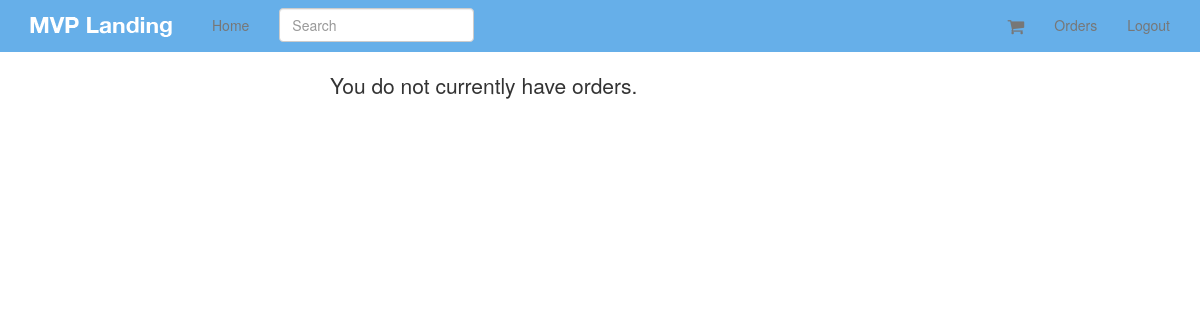
The page /orders/ (signed in) on the database as committed earlier.
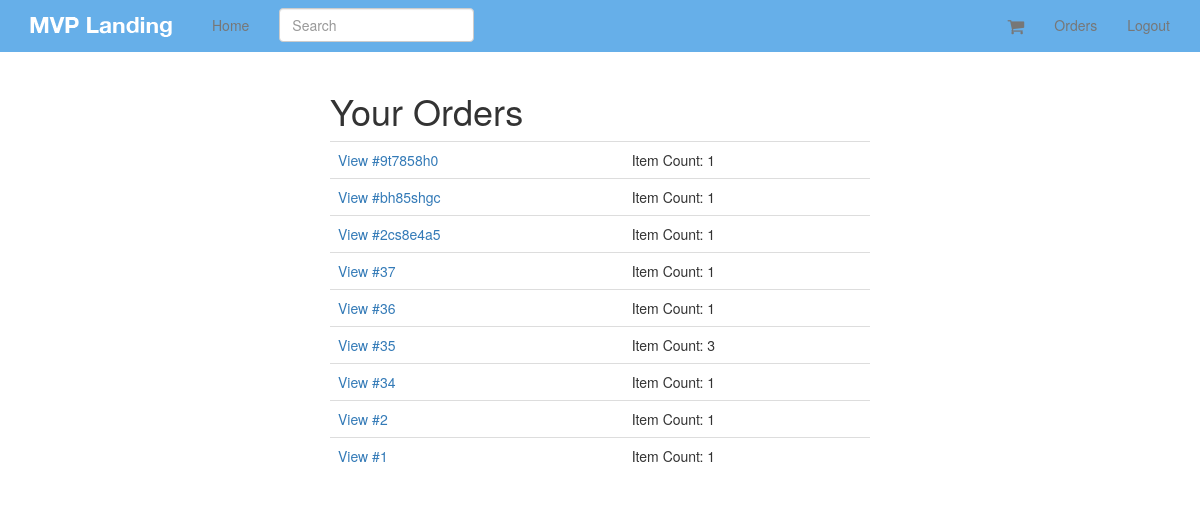
The same page on the database as committed later.
### orders/models.py (models this page shows, shortened)
class Order(models.Model):
    status = models.CharField(max_length=120, choices=ORDER_STATUS_CHOICES,default='created')
    cart = models.ForeignKey(Cart)
    user = models.ForeignKey(UserCheckout,null=True)
    billing_address = models.ForeignKey(UserAddress,related_name="billing_address",null=True)
    shipping_address = models.ForeignKey(UserAddress,related_name="shiping_address",null=True)
    shipping_total_price = models.DecimalField(max_digits=50,decimal_places=2,default=5.95)
    order_total = models.DecimalField(max_digits=50,decimal_places=2)
    order_id = models.CharField (max_length=20,null=True,blank=True)
    class Meta:
        ordering = ["-id"]
    def get_absolute_url(self):
        return reverse("order_detail",kwargs={"pk": self.pk })

### carts/models.py (models this page shows, shortened)
class Cart(models.Model):
    user = models.ForeignKey(settings.AUTH_USER_MODEL,null=True,blank=True)
    items = models.ManyToManyField(Variation,through=CartItem)
    timestamp = models.DateTimeField(auto_now_add=True,auto_now = False)
    updated = models.DateTimeField(auto_now_add=False, auto_now = True)
    subtotal = models.DecimalField(max_digits=50,decimal_places=2,default=25.00)
    tax_percentage = models.DecimalField(max_digits=10,decimal_places=5,default=0.085)
    tax_total = models.DecimalField(max_digits=50,decimal_places=2,default=25.00)
    total = models.DecimalField(max_digits=50,decimal_places=2,default=25.00)

### orders/views.py (the view)
# urls.py: url(r'^orders/$',OrderList.as_view(), name="orders"),
class OrderList(LoginRequiredMixin, ListView):
    queryset = Order.objects.all()
    def get_queryset(self):
        user_check_id = self.request.user.id
        user_checkout = UserCheckout.objects.get(id=user_check_id)
        return super(OrderList, self).get_queryset().filter(user=user_checkout)

### orders/mixins.py (called while the page is built)
    @method_decorator(login_required)
    def dispatch(self,request,*args,**kwargs):
        return super(LoginRequiredMixin,self).dispatch(request,*args,**kwargs)

### orders/templates/orders/order_list.html
{% extends "base.html" %}
{% block content %}
{% if object_list|length <= 0 %}
<div class="col-sm-6 col-sm-offset-3" style="text-center">
<p class="lead">
    You do not currently have orders.
</p>
</div>
{% else %}
<div class='col-sm-6 col-sm-offset-3'>
<h1>Your Orders</h1>
<table class='table'>
{% for object in object_list %}
<tr>
<td>
<a href='{{ object.get_absolute_url }}'>View #{% if object.order_id %}{{ object.order_id }}{% else %}{{ object.id }}{% endif %}</a>
</td>
<td>
Item Count: {{ object.cart.items.count }}
</td>
</tr>
{% endfor %}
</table>
</div>
{% endif %}
{% endblock %}

### templates/base.html (shortened to what this page needs)
{% load staticfiles %}
<!DOCTYPE html>
<html lang="en">
  <head>
    {% include 'head_css.html' %}
  </head>
  <body>
  {% include 'navbar.html' %}
    <div class="container">
      {% block content %}
      {% endblock %}
    </div>
  </body>
</html>

### templates/head_css.html
{% load staticfiles %}
    <link rel="stylesheet" href="https://maxcdn.bootstrapcdn.com/font-awesome/4.6.2/css/font-awesome.min.css">
    <link href="{% static 'css/bootstrap.min.css' %}" rel="stylesheet">
    <link href="{% static  'css/ie10-viewport-bug-workaround.css' %}" rel="stylesheet">
    <link href="{%static 'css/navbar-static-top.css' %}" rel="stylesheet">
    <link href="{%static 'css/custom.css' %}" rel="stylesheet">

### templates/navbar.html (shortened to what this page needs)
{% load staticfiles %}
<nav class="navbar navbar-default navbar-static-top">
      <div class="container">
        <div class="navbar-header">
          <a class="navbar-brand" href="{% url 'home' %}"><img src="{% static 'img/mvp_landing_logo.png'%}" /></a>
        </div>
        <div id="navbar" class="navbar-collapse collapse">
          <ul class="nav navbar-nav">
            <li><a href="{% url 'home' %}">Home</a></li>
            <form class="navbar-form navbar-left" method="get" action='{% url "products" %}' role="search">
              <div class="form-group">
                <input type="text" class="form-control" placeholder="Search" name="q" value="{{ request.GET.q }}">
              </div>
            </form>
          </ul>
          <ul class="nav navbar-nav navbar-right">
            <li><a href="{% url 'cart' %}"><i class="fa fa-shopping-cart fa-navbar-cart"></i> </a></li>
            {% if request.user.is_authenticated %}
            <li><a href="{% url 'orders' %}">Orders</a></li>
            <li><a href="{% url 'auth_logout' %}">Logout</a></li>
            {% endif %}
          </ul>
        </div>
      </div>
    </nav>

### templates/javascript.html (shortened to what this page needs)
{% load staticfiles %}

### static_in_pro/our_static/css/navbar-static-top.css (style rules this page uses)
body { min-height: 1000px; }
.navbar-static-top { margin-bottom: 19px; background-color: #66afe9; border-color: #66afe9; }
.navbar-default .navbar-brand { color:#FFF; }

### static_in_pro/our_static/css/custom.css (style rules this page uses)
.fa-navbar-cart { font-size: 18px; vertical-align: middle; }

Rows that differ between the two databases and show on the page:
added Order: order_id "9t7858h0", cart.items.count "1"
added Order: order_id "bh85shgc", cart.items.count "1"
added Order: order_id "2cs8e4a5", cart.items.count "1"
added Order: id "37", cart.items.count "1"
added Order: id "36", cart.items.count "1"
added Order: id "35", cart.items.count "3"
added Order: id "34", cart.items.count "1"
now on this page (row edited): Order: id "2", cart.items.count "1"
now on this page (row edited): Order: id "1", cart.items.count "1"
Other text that changed with them:
text no longer shown: "You do not currently have orders."
text now shown: "Your Orders"
